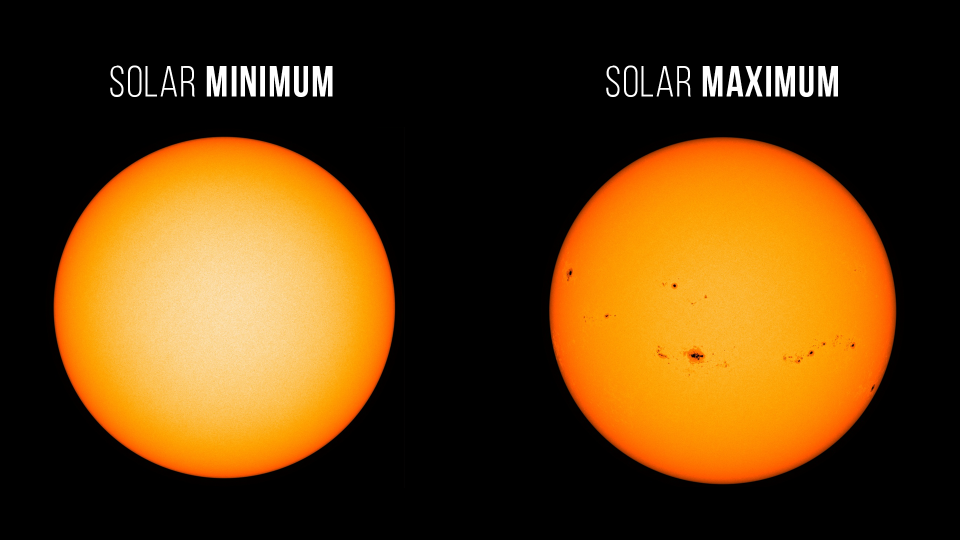
#> input picture cosmos-do-zero/assets/source/micro-hd/sdo.png, 1920 x 1080 px (shown at 1/2 size)
$ python prepare.py
#> lines starting #> are read from the running program, lines starting #| are printed output that depends on the picture
"""Prepare photographic sprites for the chapter experiments."""
from pathlib import Path
import hashlib
import json

import numpy as np
from PIL import Image, ImageOps

HERE = Path(__file__).resolve().parent
ROOT = HERE.parents[2]
OUT = ROOT / 'public/renders/micro-hd'
OUT.mkdir(parents=True, exist_ok=True)
files = []


def digest(path):
    return hashlib.sha256(path.read_bytes()).hexdigest()


def save(img, name, source):
    dest = OUT / (name + '.webp')
    img.save(dest, quality=86, method=4)
    files.append(dict(file=dest.name, size=img.size, bytes=dest.stat().st_size,
                      sha256=digest(dest), source=str(source.relative_to(ROOT)).replace('\\', '/')))


def feather(img, begin=.85):
    yy, xx = np.indices((img.height, img.width))
    r = np.hypot((xx+.5)/img.width*2-1, (yy+.5)/img.height*2-1)
    img.putalpha(Image.fromarray((255*np.clip((1-r)/(1-begin), 0, 1)).astype('uint8')))
    return img


# The right-hand SDO disk is the solar maximum panel. Crop clear of both labels.
src = HERE / 'sdo.png'
im = Image.open(src).convert('RGB')
red = np.asarray(im)[:,:,0]
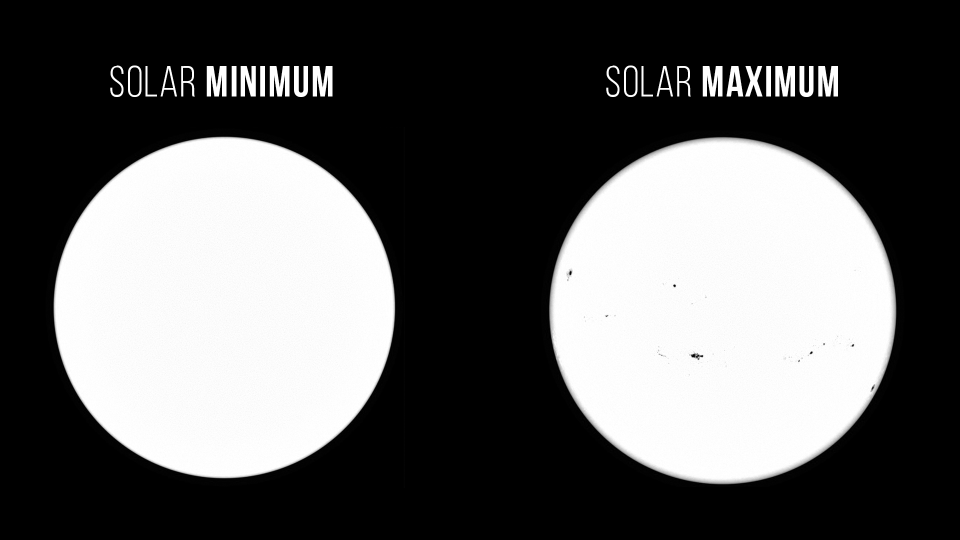
#> red: shape (1080, 1920) (shown at 1/2 size); min 0, max 255, mean 92.9
yy, xx = np.where((red > 105) & (np.indices(red.shape)[1] > 960) & (np.indices(red.shape)[0] > 240))
box = (xx.min(), yy.min(), xx.max()+1, yy.max()+1)
#> box = (1099, 275, 1792, 968)
disk = feather(im.crop(box), .992)
#> in feather, `img.putalpha(Image.fromarray((255*np.clip((1-r)/(1-begin), 0, 1)).asty..`:
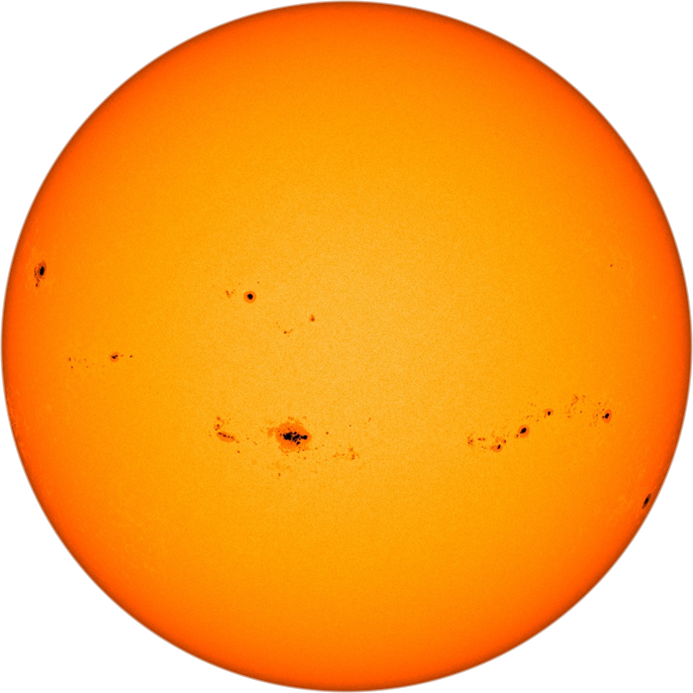
#> img: PIL image 693x693 RGBA; mean R, G, B, A 196.7, 111.5, 6.9, 198.7; transparent parts drawn white
save(disk, 'sol', src)
#> (the run stopped early here; a loop or call above may not have finished)
